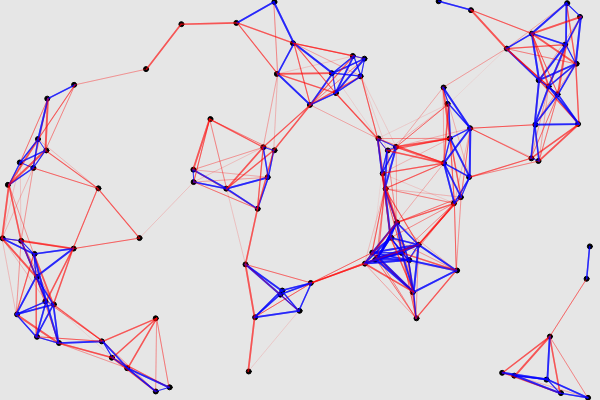
Frame 1 (no input)
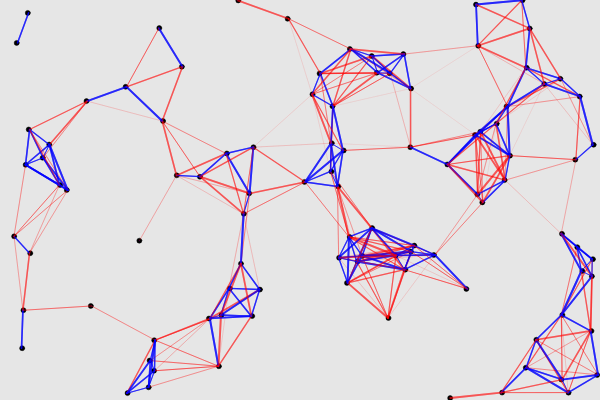
Frame 60 (no input)
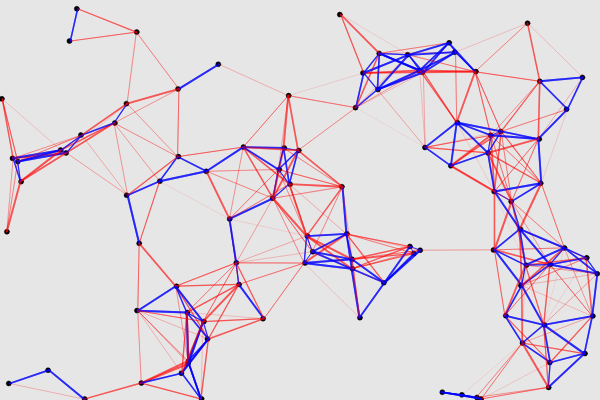
Frame 120 (the mouse pressed at the canvas centre since frame 60)

The p5.js sketch that drew these frames (run headless with seeded random() and noise() and a simulated clock; from frame 60 on, the mouse is pressed at the canvas centre):

// p5.js sketch
// ── sketch.js
// umit sen - izmir - 2019
let noktalar = [];
let noktaSayisi = 100;
let sw=1;

function setup() {
  createCanvas(600, 400);

  olustur();

  var btn = createButton(" Yenile");
  btn.addClass('fa fa-refresh');
  btn.mousePressed(olustur);
}

function draw() {
  background(230);
  for (var i of noktalar) {
    i.show();
    i.move();
    i.kontrol();
  }
  bagla();
}

function olustur() {
  noktalar = [];
  for (var i = 0; i < noktaSayisi; i++) {
    var n1 = random(-1, 1);
    var n2 = random(-0.1, 0.1);
    noktalar.push(new nokta(random(width), random(height), n1, n2));
  }
}

function bagla() {
  
  for (var i of noktalar) {
    for (var j of noktalar) {
      var d = dist(j.x, j.y, i.x, i.y);

      if (d <= 50) {
        sw = map(d,0,50,0.5,2);
        stroke(0, 0, 255, 150);
        strokeWeight(sw);
        line(j.x, j.y, i.x, i.y);
      }
      
      if (50<d && d< 80) {
        sw = map(d,50,80,2,0.1);
        stroke(255, 0, 0, 100);
        strokeWeight(sw);
        line(j.x, j.y, i.x, i.y);
      }
      
    }//for sonu
  }//for sonu
}


class nokta {
  constructor(x, y, dx, dy) {
    this.x = x;
    this.y = y;
    this.dx = dx;
    this.dy = dy;
  }

  show() {
    stroke(0);
    fill(0);
    ellipse(this.x, this.y, 5, 5);
  }

  move(n) {
    this.x += this.dx;
    this.y += this.dy;
  }

  kontrol() {
    if (this.y < 0) {
      this.y = height;
    }
    if (this.y > height) {
      this.y = 0;
    }
    if (this.x < 0) {
      this.x = width;
    }
    if (this.x > width) {
      this.x = 0;
    }
  }
}
// ── style.css
html, body {
  margin: 0;
  padding: 0;
}
canvas {
  display: block;
  border: 2px solid purple;
  margin-left:30px;
  margin-top:15px;
}

button {
  width:200px;
  height:30px;
  background-color:#019AD2;
  margin-left:30px;
  margin-top: 10px;
  
}
